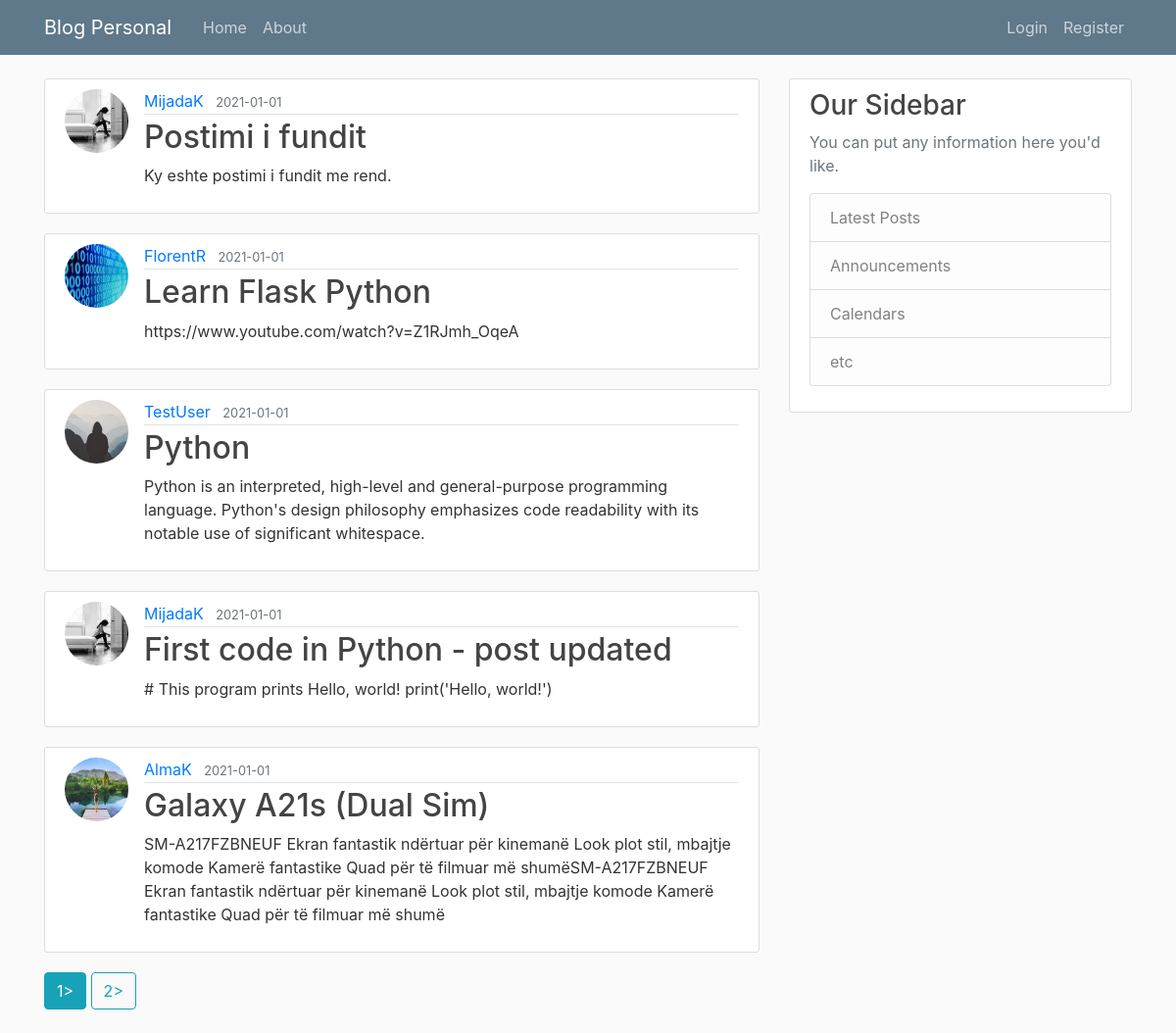
The page /home on the database its author committed.
### flaskblog/models.py (models this page shows, shortened)
class Post(db.Model):
    id=db.Column(db.Integer, primary_key=True)
    title=db.Column(db.String(100),nullable=False)
    date_posted=db.Column(db.DateTime, nullable=False,default=datetime.utcnow)
    content=db.Column(db.Text,nullable=False)
    user_id=db.Column(db.Integer,db.ForeignKey('user.id'),nullable=False)

class User(db.Model, UserMixin):
    id=db.Column(db.Integer, primary_key=True)
    username=db.Column(db.String(20), unique=True, nullable=False)
    email=db.Column(db.String(120), unique=True, nullable=False)
    image_file=db.Column(db.String(20), nullable=False,default='default.jpg')
    password=db.Column(db.String(60), nullable=False)
    posts=db.relationship('Post',backref='author',lazy=True)

### flaskblog/routes.py (the view)
@app.route("/")
@app.route("/home")
def home():
    page=request.args.get('page', 1, type=int)
    posts = Post.query.order_by(Post.date_posted.desc()).paginate(page=page, per_page=5)
    return render_template('home.html', posts=posts)

### flaskblog/templates/home.html (shortened to what this page needs)
{% extends "layout.html" %}
{% block content %}
    {% for post in posts.items %}
    <article class="media content-section">
    <img class="rounded-circle article-img" src="{{ url_for('static', filename='profile_pics/'+ post.author.image_file)}}"</img>
        <div class="media-body">
          <div class="article-metadata">
            <a class="mr-2" href="{{ url_for('user_posts', username=post.author.username) }}">{{ post.author.username }}</a>
            <small class="text-muted">{{ post.date_posted.strftime('%Y-%m-%m') }}</small>
          </div>
          <h2><a class="article-title" href="{{ url_for('post', post_id=post.id) }}">{{ post.title }}</a></h2>
          <p class="article-content">{{ post.content }}</p>
        </div>
      </article>
       {% endfor%}
       {% for page_num in posts.iter_pages(left_edge=1, right_edge=1, left_current=1, right_current=2) %}
    {% if page_num %}
        {% if posts.page == page_num %}
            <a class="btn btn-info mb-4" href="{{ url_for('home', page=page_num) }}">{{ page_num}}></a>
        {% else %}
            <a class="btn btn-outline-info mb-4" href="{{ url_for('home', page=page_num) }}">{{ page_num}}></a>
        {% endif %}
    {% endif %}
    {% endfor %}
{% endblock content%}

### flaskblog/static/main.css (style rules this page uses)
body { background: #fafafa; color: #333333; margin-top: 5rem; }
h1, h2, h3, h4, h5, h6 { color: #444444; }
.content-section { background: #ffffff; padding: 10px 20px; border: 1px solid #dddddd; border-radius: 3px; margin-bottom: 20px; }
.article-title { color: #444444; }
.article-content { white-space: pre-line; }
.article-img { height: 65px; width: 65px; margin-right: 16px; }
.article-metadata { padding-bottom: 1px; margin-bottom: 4px; border-bottom: 1px solid #e3e3e3 }

### rows shown on the page
Post: image_file (picture), author.username "MijadaK", date_posted "2021-01-01", title "Postimi i fundit", content "Ky eshte postimi i fundit me rend."
Post: image_file (picture), author.username "FlorentR", date_posted "2021-01-01", title "Learn Flask Python", content "https://www.youtube.com/watch?v=Z1RJmh_OqeA"
Post: image_file (placeholder picture), author.username "TestUser", date_posted "2021-01-01", title "Python", content "Python is an interpreted, high-level and general-purpose programming language. Python's design philosophy emphasizes code readability with its notable use of significant whitespace."
Post: image_file (picture), author.username "MijadaK", date_posted "2021-01-01", title "First code in Python - post updated", content "# This program prints Hello, world! print('Hello, world!')"
Post: image_file (picture), author.username "AlmaK", date_posted "2021-01-01", title "Galaxy A21s (Dual Sim)", content "SM-A217FZBNEUF Ekran fantastik ndërtuar për kinemanë Look plot stil, mbajtje komode Kamerë fantastike Quad për të filmuar më shumëSM-A217FZBNEUF Ekran fantastik ndërtuar për kinemanë Look plot stil, mbajtje komode Kamerë fantastike Quad për të filmuar më shumë"

### other values the page prints
{{ page_num }} "1"
{{ page_num }} "2"
